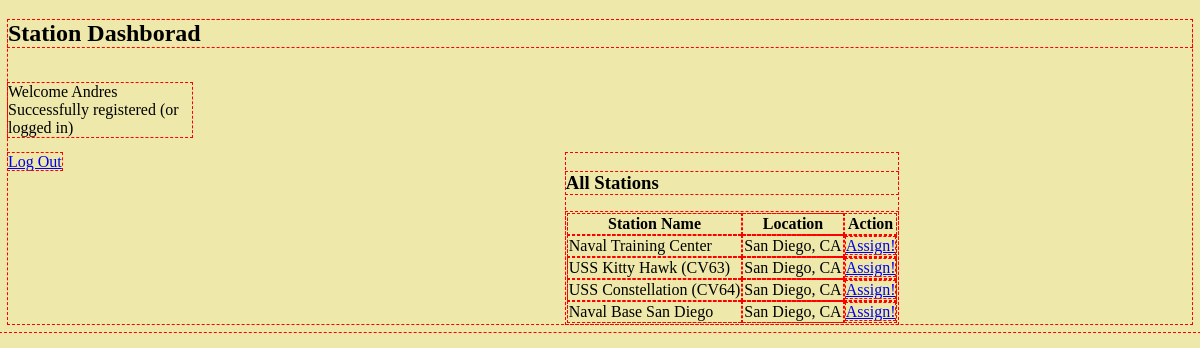
Page /stations/new (signed in) on the committed database.
### wall_app/models.py (models this page shows)
class User(models.Model):
    first_name = models.CharField(max_length=50)
    last_name = models.CharField(max_length=50)
    email = models.CharField(max_length=250)
    password = models.CharField(max_length=250)
    created_at = models.DateTimeField(auto_now_add=True)
    updated_at = models.DateTimeField(auto_now=True)
    objects = UserManager()

class Station(models.Model):
    station_name = models.CharField(max_length=255)
    location = models.CharField(max_length=140,default='Location')
    created_at = models.DateTimeField(auto_now_add=True)
    updated_at = models.DateTimeField(auto_now=True)

### wall_app/views.py (the view)
# urls.py: path('stations/new',views.newstation),
def newstation(request):
    if 'user_id' in request.session:  #Is the user logged in
        user = User.objects.filter(id=request.session['user_id'])
        if user:
            context = {
                'user': user[0], #0 is the first record
                'all_stations': Station.objects.all(),
            }
            return render(request,'newstation.html', context) #if valid user than we move on to success
        return redirect("/") #if not a valid user then go back to root
    return redirect("/") #if no user then go back to root

### wall_app/templates/newstation.html (shortened to what this page needs)
<!DOCTYPE html>
<html>
<head>
    {% load static %}
    <link rel="stylesheet" href="{% static 'css/style.css' %}">
</head>
<body id="station_dashboard">
    <h2>Station Dashborad</h2>
    <p id="welcome">Welcome {{user.first_name}} Successfully registered (or logged in)</p>
    <a href="/logout">Log Out</a>
    <div>
        <h3>All Stations</h3>
        <table>
            <thead>
                <tr>
                    <th>Station Name</th>
                    <th>Location</th>
                    <th>Action</th>
                </tr>
            </thead>
            <tbody>
                {% for station in all_stations %}
                <tr>
                    <form action="/new_assign_station" method="post">
                        <td>{{station.station_name}}</td>
                        <td>{{station.location}}</td>
                        <td><a href="/new_assign_station/{{station.id}}" role="button">Assign!</a></td>
                    </form>
                </tr>
                {% endfor %}
            </tbody>
        </table>
    </div>
</body>
</html>

### wall_app/static/css/style.css (style rules this page uses)
* { margin: 0px; padding: 0px; outline: 1px dashed red; font-family: sans-serif; }
#station_dashboard { background-color: palegoldenrod; }
#station_dashboard p { display: inline-block; margin-right: 1000px; }
#station_dashboard div { display: inline-block; margin-right: 20px; margin-left: 500px; vertical-align: top; }

### rows in the picture
User: first_name "Andres"
Station: station_name "Naval Training Center", location "San Diego, CA"
Station: station_name "USS Kitty Hawk (CV63)", location "San Diego, CA"
Station: station_name "USS Constellation (CV64)", location "San Diego, CA"
Station: station_name "Naval Base San Diego", location "San Diego, CA"
